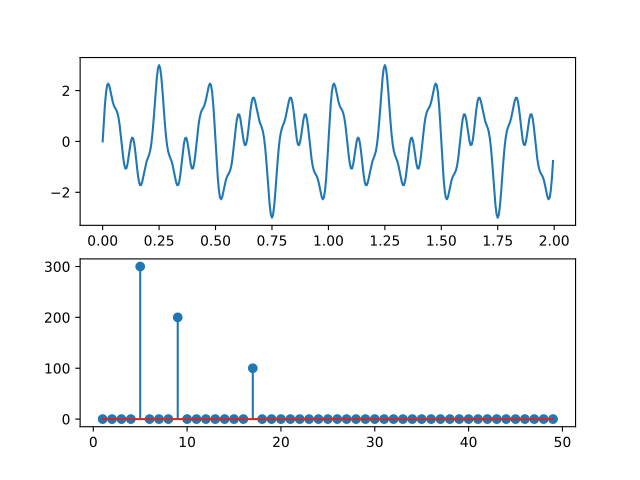

Source code (Python):
import numpy as np
import matplotlib.pyplot as plt

N = 400
n = np.arange(N)
f_s = 200
t = np.arange(N) / f_s

A1, f1 = 1, 9
A2, f2 = 1.5, 5
A3, f3 = 0.5, 17

x = (A1 * np.sin(np.pi * 2 * f1 * t) +
    A2 * np.sin(np.pi * 2 * f2 * t) +
    A3 * np.sin(np.pi * 2 * f3 * t))

omegas = np.arange(1, 50)
magnitudes = []

for omega in omegas:
    X_omega = np.sum(x * np.exp(-2 * np.pi * 1j * n / f_s * omega))
    magnitudes.append(np.abs(X_omega))

fig, axs = plt.subplots(2, 1)
axs[0].plot(t, x)
axs[1].stem(omegas, magnitudes)
plt.savefig("ex3.pdf")
plt.show()
